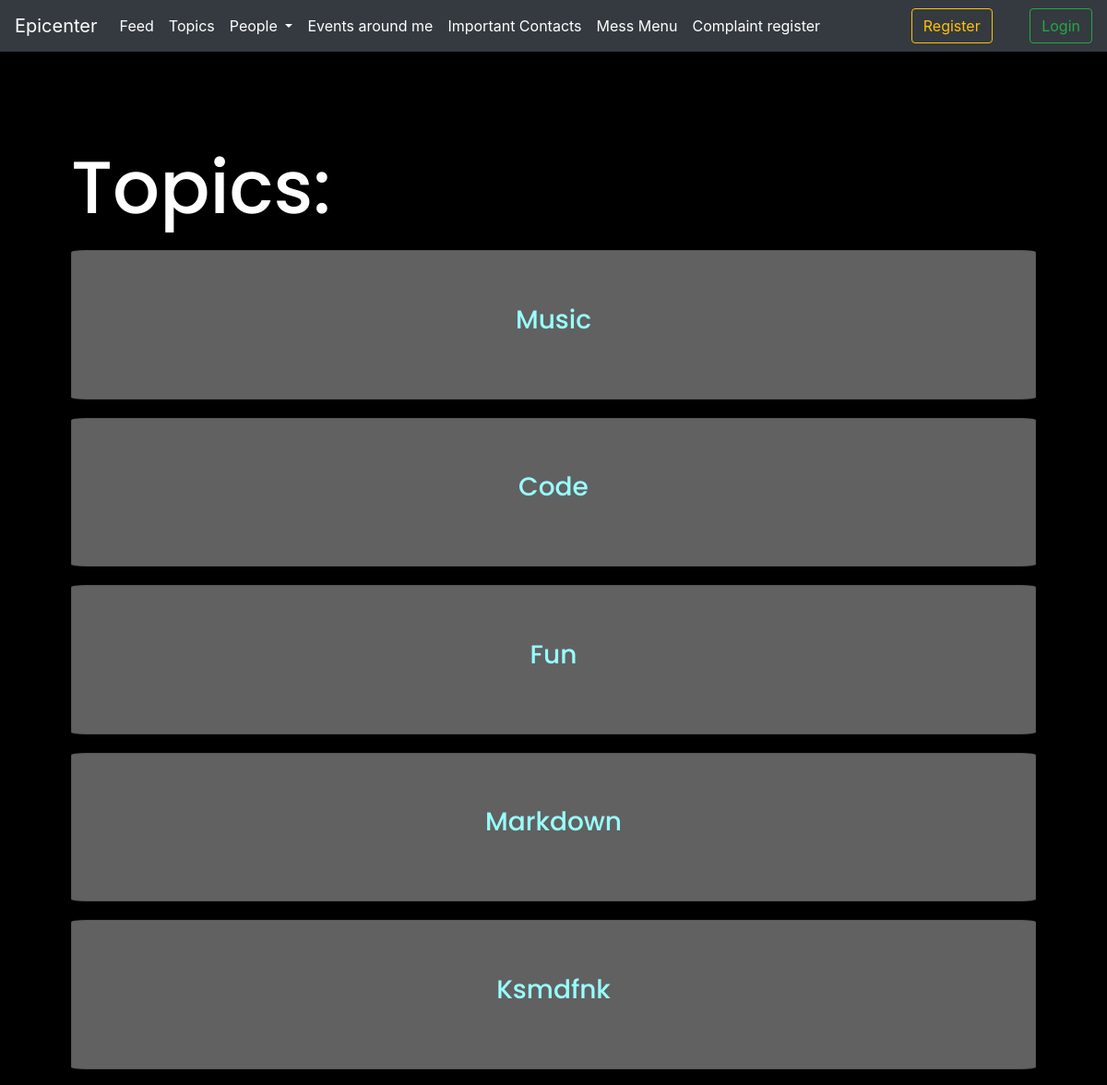
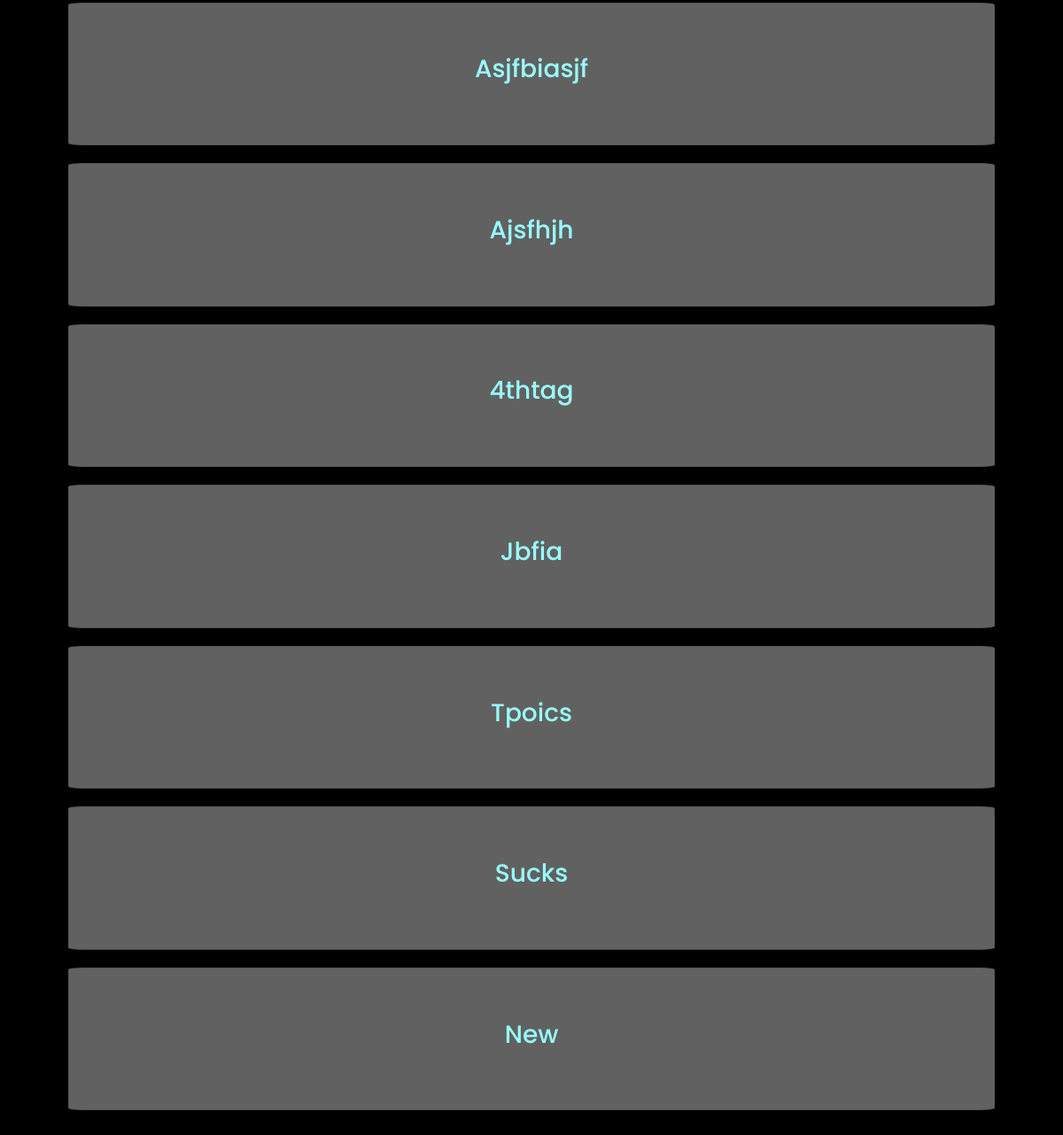
Page /posts/topics/ on the earlier database version (2 pictures, top to bottom).
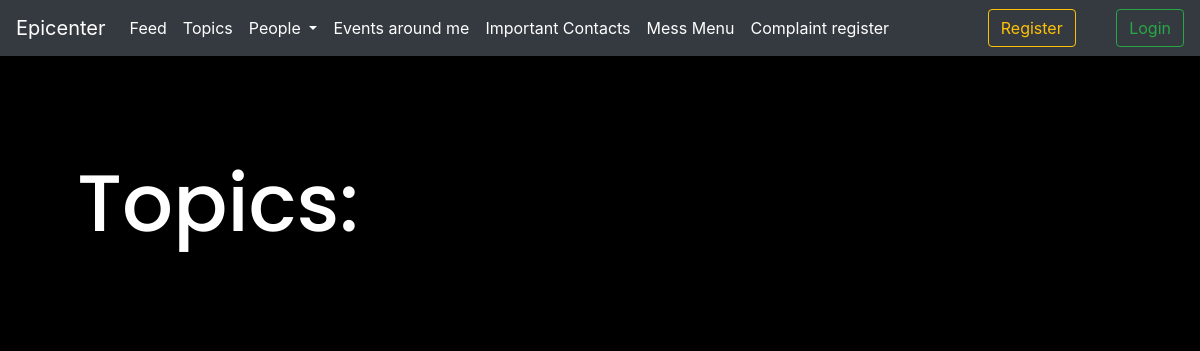
Same page on the later database version.
### posts/views.py (the view)
# urls.py: path("topics/", views.topics_view, name="topics_view"),
def topics_view(request):
    topics = Tag.objects.all()
    return render(request, "posts/topics_page.html", {"topics": topics})

### templates/posts/topics_page.html (shortened to what this page needs)
{%extends 'base.html'%}
{%block content%}
<h1 class="topic-header">Topics:</h1>
{%if topics%}
{%for topic in topics%}
<div class="card">
  <div class="card-content">
    <p class="title">
      <p>
				<a href="{%url 'posts:posts_by_topic' topic.slug %}" class="topic-item">
					<h3>
						{{topic.name|title}}
					</h3>
				</a>
			</p>
    </p>
  </div>
</div>
{%endfor%}
{%endif%}
{%endblock%}

### templates/base.html (shortened to what this page needs)
{%load posts_tags%} {%load static%}
<!DOCTYPE html>
<html>
  <head>
    <link
      rel="stylesheet"
      type="text/css"
      href="{%static 'css/bootstrap.min.css'%}"
    />
    <link rel="stylesheet" type="text/css" href="{%static 'css/style.css'%}" />
  </head>
  <body>
    <nav
      class="navbar navbar-expand-lg navbar-dark bg-dark fixed-top"
      style="position: relative"
    >
      <a class="navbar-brand" href="{%url 'homepage'%}">Epicenter</a>
      <div class="collapse navbar-collapse" id="navbarSupportedContent">
        <ul class="navbar-nav mr-auto">
          <li class="nav-item active">
            <a class="nav-link" href="{%url 'posts:posts_home'%}"
              >Feed </a>
          </li>
          <li class="nav-item">
            <a class="nav-link active" href="{%url 'posts:topics_view'%}"
              >Topics</a
            >
          </li>
          <li class="nav-item dropdown">
            <a
              class="nav-link active dropdown-toggle"
              href="#"
              id="navbarDropdown"
              role="button"
              data-toggle="dropdown"
              aria-haspopup="true"
              aria-expanded="false"
            >
              People
            </a>
          </li>
          <li class="nav-item">
            <a class="nav-link active" href="{%url 'posts:topics_view'%}"
              >Events around me</a
            >
          </li>
          <li class="nav-item">
            <a class="nav-link active" href="{%url 'accounts:showPeople' %}"
              >Important Contacts</a
            >
          </li>
          <li class="nav-item">
            <a class="nav-link active" href="{%url 'mess_menu:showMenu'%}"
              >Mess Menu</a
            >
          </li>
          <li class="nav-item">
            <a class="nav-link active" href="{%url 'cms:cmsFun'%}"
              >Complaint register</a
            >
          </li>
        </ul>
        {%if not request.user.is_authenticated%}
        <a href="{%url 'accounts:register'%}">
          <button class="btn btn-outline-warning my-2 my-sm-0" type="submit">
            Register
          </button>
        </a>
        <a href="{%url 'accounts:login'%}">
          <button class="btn btn-outline-success my-2 my-sm-0" type="submit">
            Login
          </button>
        </a>
        {%else%}
        <a href="{%url 'accounts:logout'%}">
          <button class="btn btn-outline-danger my-2 my-sm-0" type="submit">
            Logout
          </button>
        </a>
        {%endif%}
      </div>
    </nav>
    <div class="container" style="margin: 35px auto; min-width: 70%">
      <div class="jumbotron" style="background: black">
        {%block content%} {%endblock content%}
      </div>
    </div>
  </body>
</html>

### static/css/style.css (style rules this page uses)
body { background-color: black; }
.jumbotron { border-radius: 2.5rem; font-family: "Poppins"; font-weight: 200; background-color: rgb(97, 97, 97); color: white; }
.topic-header { font-size: 10vh; font-family: "Poppins"; }

Differences in the rows shown:
removed Tag: name "Music"
removed Tag: name "Code"
removed Tag: name "Fun"
removed Tag: name "Markdown"
removed Tag: name "Ksmdfnk"
removed Tag: name "Asjfbiasjf"
removed Tag: name "Ajsfhjh"
removed Tag: name "4thtag"
removed Tag: name "Jbfia"
removed Tag: name "Tpoics"
removed Tag: name "Sucks"
removed Tag: name "New"
